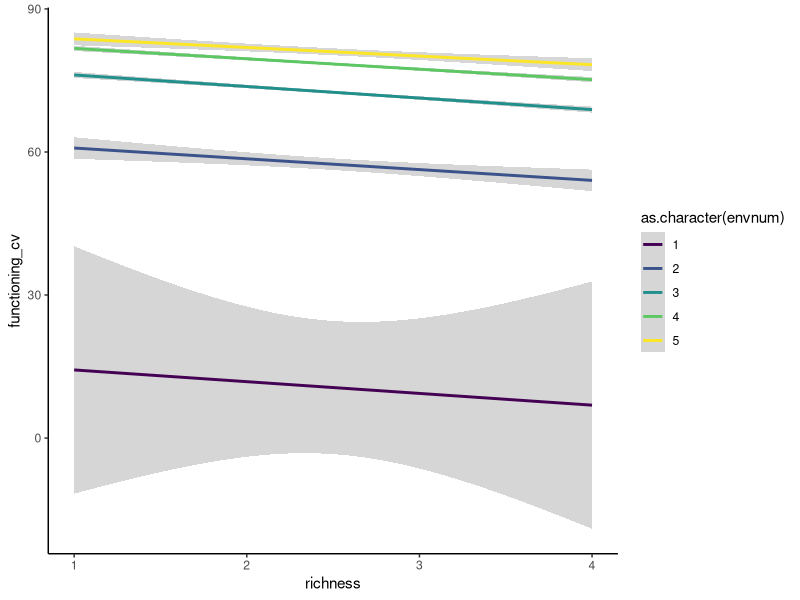

Recreate this plot in R.

# Title: simulation of spatial stability in heterogenous environments

# load relevant libraries
library(dplyr)
library(tidyr)
library(purrr)
library(ggplot2)
library(broom)
library(RColorBrewer)
library(viridis)
library(here)

# define number of species and environments
specnum <- 5
envnum <- 5

# set up species matrix
spec <- paste("species_", c(1:specnum), sep = "")
spec_comb <- sapply(c(1:specnum), function(x) combn(spec, x)) 
names(spec_comb) <- paste("richness", c(1:specnum))

spec_comb

# set up environmental matrix
env <- paste("env_", c(1:envnum), sep = "")
env_comb <- sapply(c(1:envnum), function(x) combn(env, x)) 
names(env_comb) <- paste("heterogeneity", c(1:envnum))

env_comb

spp_traits <- matrix(
  nrow = length(env),
  ncol = length(spec),
  dimnames = list(env, spec))
spp_traits[1:nrow(spp_traits), 1:ncol(spp_traits)] <-
  runif( n = prod( dim( spp_traits)), 0, 1)
spp_traits


# 1 = Dominance (# pure selection effect and perfect environmental sorting)
# 2 = Weighted mean (# partial selection effect)
# 3 = Random dominance (# dominance that is random with respect to function)

Scenario <- 3

plot_values <- sapply(env, #for each environment
                      function(x) {
                        lapply(spec_comb, #for each richness level
                               function(y) {
                                 apply(y, 2, function(z){ #for each species combination
                                   if(Scenario == 1){
                                     max(spp_traits[x,z])
                                   } else if(Scenario == 2){
                                     mean(sum(spp_traits[x,z]^2) / abs(sum(spp_traits[x,z])))
                                   } else {
                                     sample(spp_traits[x,z], size = 1)
                                   } 
                                 }
                                 )
                               }
                        )
                      }
)



plot_values_df <- 
  tibble(
    richness = rep( rep(1:specnum, unlist(lapply(spec_comb, ncol))), envnum),
    spec_comb = rep(lapply(spec_comb, 
                           function(x) apply(x, 2, function(y) 
                             paste(y, collapse = " "))) %>% unlist(),
                    envnum),
    environment = rep(env, each = sum(choose(specnum,1:specnum))),
    functioning = unlist(plot_values)
  )

plot_values_df


### landscapes

land_comb <- paste("env_", c(1:envnum), sep = "")

land_comb <- 
  rep(list(land_comb), envnum) %>%
  expand.grid() %>%
  as_tibble() %>%
  mutate_all(~as.character(.))
names(land_comb) <- paste("patch", c(1:envnum), sep = "_")

land_comb <- 
  land_comb %>%
  mutate(landscape = seq_along(1:nrow(land_comb))) %>%
  gather(-landscape, key = "patch", value = "environment") %>%
  arrange(landscape) %>%
  group_by(landscape) %>%
  mutate(heterogeneity = unique(environment) %>% length() ) %>%
  ungroup()

land_comb <- 
  split(select(land_comb, -heterogeneity), land_comb$heterogeneity) %>%
  lapply(function(x) {x %>% 
    mutate(n = rep(c(1:envnum), (n()/envnum) )) %>%
    select(-patch) %>%
    spread(key = "landscape", value = "environment") %>%
    select(-n) %>%
    as.matrix() }
    )  
names(land_comb) <- paste0("het_", c(1:envnum))

# we have a list with different levels of heterogeneity all combinations of environments in columns
plot_values_wide <- plot_values_df %>%
  spread(environment, functioning)


func_values <- 
  lapply(land_comb, function(x) { #for all scales (1:5)
    apply(x, 2, function(y) { #for all environmental combinations
      
      df <- data.frame( #average functioning for this environment combination
        env_comb = paste0(y, collapse = " "),
        envnum = unique(y) %>% length(),
        richness = plot_values_wide$richness,
        functioning_mean = rowMeans(plot_values_wide[, y]),
        functioning_sd = apply(plot_values_wide[, y], 1, sd, na.rm = TRUE)
      )
    })
  })

# bind these data into a single dataframe
# remove highest richness level as this is unreplicated (combinations wise)
func_values <- 
  bind_rows( unlist(func_values, recursive = FALSE), .id = "landscape_id" ) %>%
  as_tibble() %>%
  filter(richness < specnum)

# add small random errors to both the functioning_mean and functioning_sd
# calculate coefficient of variation
func_values <- 
  func_values %>%
  mutate(functioning_mean = functioning_mean + rnorm(n(), 0, 0.01),
         functioning_sd = functioning_sd + rnorm(n(), 0, 0.01)) %>%
  mutate(functioning_cv = (functioning_sd/functioning_mean)*100 )


# plot some of these data

ggplot(data = func_values,
       mapping = aes(x = richness, y = functioning_cv, colour = as.character(envnum))) +
  geom_smooth(method = "lm") +
  scale_colour_viridis_d() +
  theme_classic()







